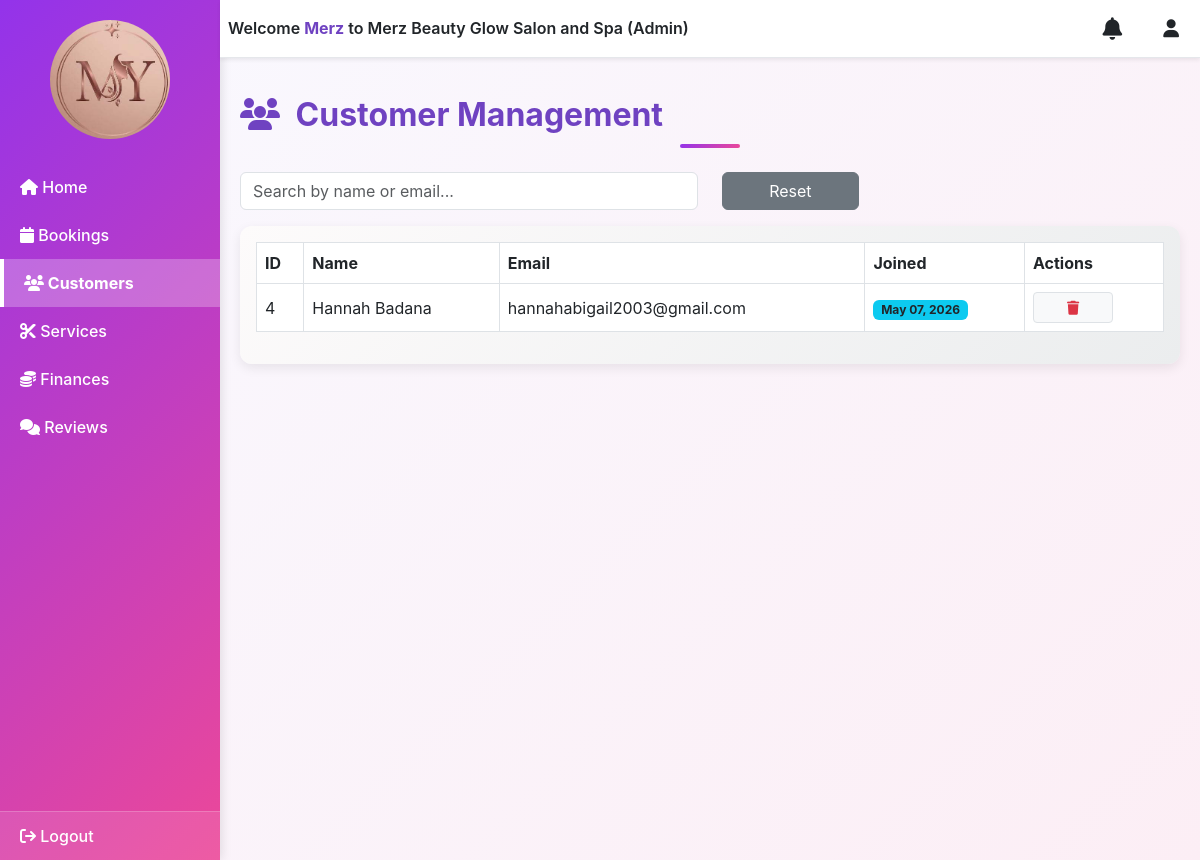
The page /admin/admin_dashboard.php?page=customers (signed in) on the database its author committed.
### tables this page shows
CREATE TABLE `customers` (
  `id` int(11) NOT NULL,
  `full_name` varchar(100) NOT NULL,
  `email` varchar(100) NOT NULL,
  `password` varchar(255) NOT NULL,
  `phone` varchar(20) DEFAULT NULL,
  `profile_pic` varchar(255) DEFAULT NULL,
  `created_at` timestamp NOT NULL DEFAULT current_timestamp(),
  `reset_code` varchar(10) DEFAULT NULL
);

### admin/customers.php (the view, shortened to what this page needs)
<?php
require_once __DIR__ . "/../includes/db.php";
$stmt = $conn->query("SELECT id, full_name, email, created_at FROM customers ORDER BY id ASC");
$customers = $stmt->fetchAll(PDO::FETCH_ASSOC);
?>
<h3 class="section-title mb-4"><i class="fa fa-users me-2"></i> Customer Management</h3>
<div class="row mb-3">
  <div class="col-md-6">
    <input type="text" id="searchCustomer" class="form-control" placeholder="Search by name or email...">
  </div>
  <div class="col-md-2">
    <button type="button" id="resetCustomerFilters" class="btn btn-secondary w-100">Reset</button>
  </div>
</div>
<div class="dashboard-card p-3">
 <table class="table table-bordered table-hover align-middle" id="customersTable">
  <thead class="gradient-header text-white">
    <tr>
      <th>ID</th>
      <th>Name</th>
      <th>Email</th>
      <th>Joined</th>
      <th>Actions</th>
    </tr>
  </thead>
  <tbody>
      <?php if ($customers): ?>
        <?php foreach ($customers as $c): ?>
          <tr>
            <td><?= $c['id'] ?></td>
            <td data-label="Name"><?= htmlspecialchars($c['full_name']) ?></td>
            <td data-label="Email"><?= htmlspecialchars($c['email']) ?></td>
            <td data-label="Joined">
              <span class="badge bg-info text-dark">
                <?= date("M d, Y", strtotime($c['created_at'])) ?>
              </span>
            </td>
            <td>
              <button type="button" class="btn btn-sm btn-light px-2 border"
                      data-bs-toggle="modal"
                      data-bs-target="#deleteCustomerModal"
                      data-id="<?= $c['id'] ?>"
                      data-name="<?= htmlspecialchars($c['full_name']) ?>"
                      title="Delete Customer">
                <i class="fa fa-trash" style="color:#dc3545;"></i>
              </button>
            </td>
          </tr>
        <?php endforeach; ?>
      <?php else: ?>
        <tr><td colspan="5" class="text-center text-muted">No customers found.</td></tr>
      <?php endif; ?>
    </tbody>
  </table>
</div>

### assets/css/style.css (style rules this page uses)
body { margin: 0; font-family: -apple-system, BlinkMacSystemFont, 'Segoe UI', Roboto, Arial, sans-serif; background: linear-gradient(135deg, #f5f0ff, #fce7f3, #dbeafe); min-height: 100vh; }
.section-title { font-size: 32px; font-weight: 700; color: #9333ea; position: relative; }
.section-title::after { content: ""; display: block; width: 60px; height: 4px; background: linear-gradient(135deg, #9333ea, #ec4899); margin: 10px auto 0; border-radius: 2px; }
.dashboard-card { border: none; border-radius: 12px; overflow: hidden; margin-bottom: 1.5rem; box-shadow: 0 6px 20px rgba(0,0,0,0.08); }
.dashboard-card { border-radius: 10px; background: #fff; }
.section-title { font-size: 2rem; font-weight: 700; color: #6f42c1; }
td .btn-sm { min-width: 80px; text-align: center; }

### admin/admin_dashboard.php (style rules this page uses)
body { background: linear-gradient(135deg, #f9f9ff, #fceef5); min-height: 100vh; }
.dashboard-card { border-radius: 12px; background: linear-gradient(135deg, #fdfbfb, #ebedee); box-shadow: 0 4px 12px rgba(0,0,0,0.08); transition: transform 0.2s ease, box-shadow 0.2s ease; }
.dashboard-card i { color: #6c63ff; }

### rows shown on the page
customers: id "4", full_name "Hannah Badana", email "hannahabigail2003@gmail.com", created_at "May 07, 2026"

### other values the page prints
$admin_name "Merz"
